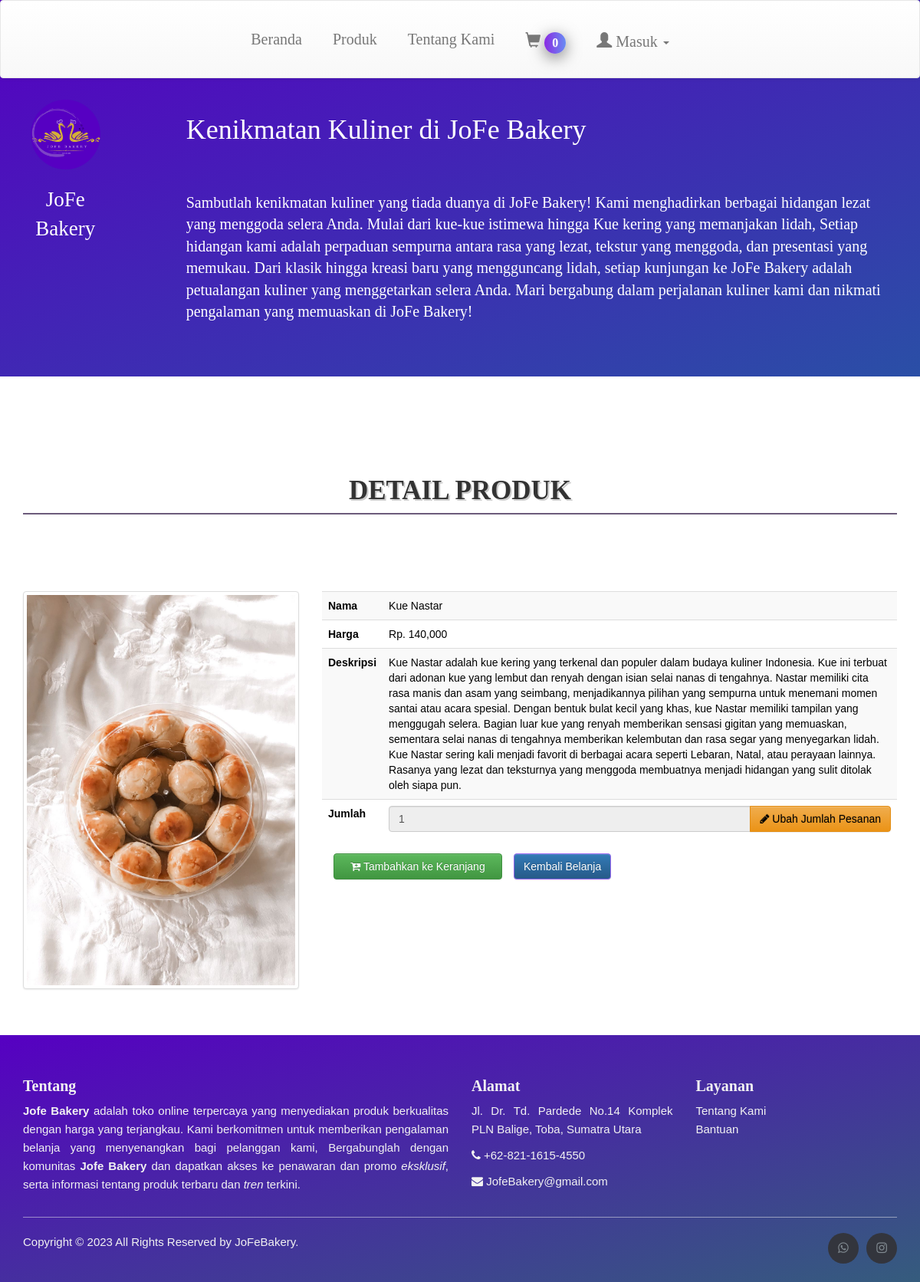
Page /detail_produk.php?produk=P0001 on the committed database.
### tables this page shows
CREATE TABLE `produk` (
  `kode_produk` varchar(100) NOT NULL,
  `nama` varchar(100) NOT NULL,
  `image` text NOT NULL,
  `deskripsi` text NOT NULL,
  `harga` int(11) NOT NULL,
  `id` int(11) DEFAULT NULL,
  `id_keranjang` int(11) DEFAULT NULL
);

### detail_produk.php (the view, shortened to what this page needs)
<?php
include 'header.php';
$kode = mysqli_real_escape_string($conn, $_GET['produk']);
$result = mysqli_query($conn, "SELECT * FROM produk WHERE kode_produk = '$kode'");
$row = mysqli_fetch_assoc($result);
?>
<div class="container" style="margin-top: 100px;">
    <h2 class="text-center pb-4 pt-5 mb-0"
        style="border-bottom: 2px solid #6C5B7B; padding: 10px; margin-bottom: 100px; font-family: 'Crimson Text', serif; font-size: 3.5rem; color: #333; text-shadow: 2px 2px #ccc; width: 100%;">
        <b>DETAIL PRODUK</b>
    </h2>
    <div class="row">
        <div class="col-md-4">
            <div class="thumbnail">
                <img src="image/produk/<?= $row['image']; ?>" width="400">
            </div>
        </div>
        <div class="col-md-8">
            <form action="proses/add.php" method="GET">
                <table class="table table-striped">
                    <tbody style="color:black;">
                        <tr>
                            <td><b>Nama</b></td>
                            <td>
                                <?= $row['nama']; ?>
                            </td>
                        </tr>
                        <tr>
                            <td><b>Harga</b></td>
                            <td>Rp.
                                <?= number_format($row['harga']); ?>
                            </td>
                        </tr>
                        <tr>
                            <td><b>Deskripsi</b></td>
                            <td>
                                <?= $row['deskripsi']; ?>
                            </td>
                        </tr>
                        <tr>
                            <td><b>Jumlah</b></td>
                            <td>
                                <div class="input-group">
                                    <input class="form-control" type="number" min="1" name="jml" value="1"
                                        style="width: 129%;" readonly id="jumlah">
                                    <span class="input-group-btn">
                                        <button type="button" class="btn btn-warning" style="color: black;"
                                            data-toggle="modal" data-target="#ubahModal">
                                            <i class="fa fa-pencil"></i> Ubah Jumlah Pesanan
                                        </button>
                                    </span>
                                </div>
                            </td>
                        </tr>
                    </tbody>
                </table>
                <?php
                if (isset($_SESSION['user'])) {
                    ?>
                    <button type="submit" class="btn btn-success" required><i class="glyphicon glyphicon-shopping-cart"></i>
                        Tambahkan ke Keranjang</button>
                    <?php
                } else {
                    ?>
                    <div class="col-md-4">
                        <a href="keranjang.php" class="btn btn-success btn-block" role="button"><i
                                class="fa fa-cart-plus"></i> Tambahkan ke Keranjang</a>
                    </div>
                    <?php
                }
                ?>
                <a href="produk.php" class="btn btn-primary"> Kembali Belanja</a>
        </div>
    </div>
</div>
<?php
include 'footer.php';
?>

### css/style.css (style rules this page uses)
body { margin: 0; padding: 0; }

### header.php (style rules this page uses)
body { padding-top: 5%; }
body { margin: 0; padding: 0; font-family: 'Montserrat', sans-serif; }

### detail_produk.php (style rules this page uses)
.btn-primary { color: #fff; border-color: #9666f1; }

### rows in the picture
produk: image (picture), nama "Kue Nastar", harga "140,000", deskripsi "Kue Nastar adalah kue kering yang terkenal dan populer dalam budaya kuliner Indonesia. Kue ini terbuat dari adonan kue yang lembut dan renyah dengan isian selai nanas di tengahnya. Nastar memiliki cita rasa manis dan asam yang seimbang, menjadikannya pilihan yang sempurna untuk menemani momen santai atau acara spesial. Dengan bentuk bulat kecil yang khas, kue Nastar memiliki tampilan yang menggugah selera. Bagian luar kue yang renyah memberikan sensasi gigitan yang memuaskan, sementara selai nanas di tengahnya memberikan kelembutan dan rasa segar yang menyegarkan lidah. Kue Nastar sering kali menjadi favorit di berbagai acara seperti Lebaran, Natal, atau perayaan lainnya. Rasanya yang lezat…"
